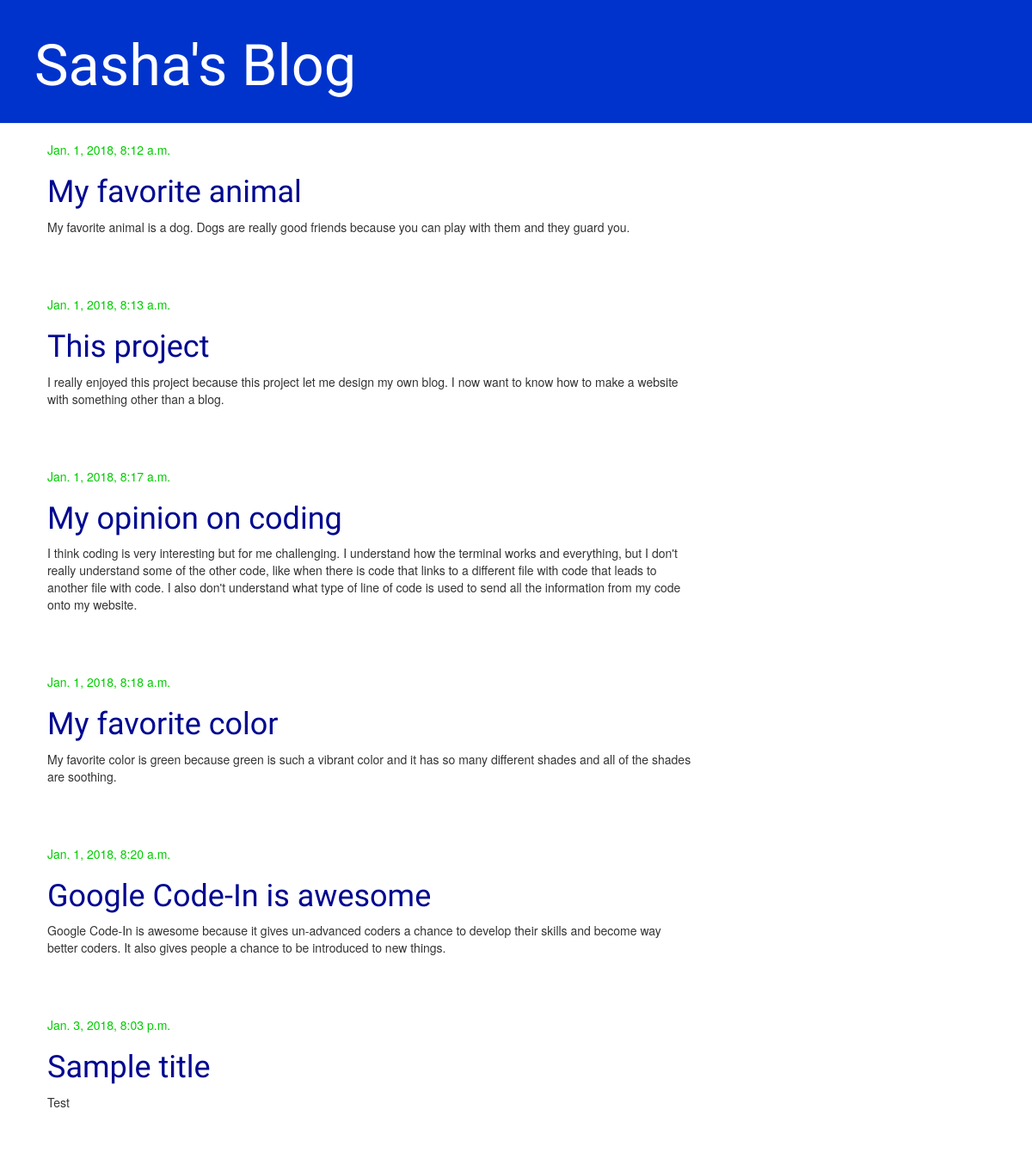
Before: / with the older database file.
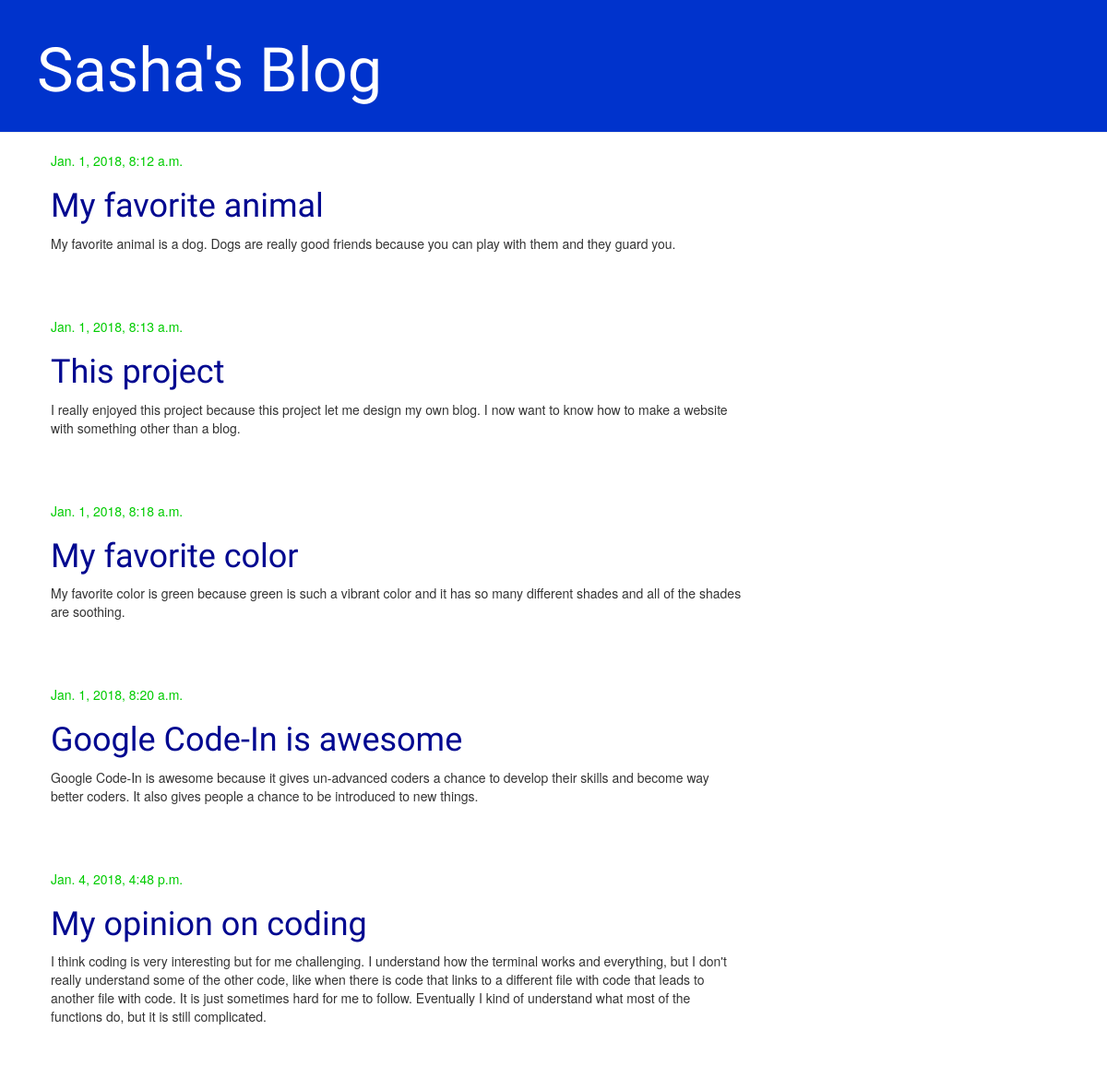
After: the same page with the newer database file.
### blog/models.py (models this page shows, shortened)
class Post(models.Model):
    author = models.ForeignKey('auth.User')
    title = models.CharField(max_length=200)
    text = models.TextField()
    created_date = models.DateTimeField(
            default=timezone.now)
    published_date = models.DateTimeField(
            blank=True, null=True)

### blog/views.py (the view)
# urls.py: url(r'^$', views.post_list, name='post_list'),
def post_list(request):
    posts = Post.objects.filter(published_date__lte=timezone.now()).order_by('published_date')
    return render(request, 'blog/post_list.html', {'posts': posts})

### blog/templates/blog/post_list.html
{% extends 'blog/base.html' %}
{% block content %}
    {% for post in posts %}
        <div class="post">
            <div class="date">
                {{ post.published_date }}
            </div>
            <h1><a href="{% url 'post_detail' pk=post.pk %}">{{ post.title }}</a></h1>
            <p>{{ post.text|linebreaksbr }}</p>
        </div>
    {% endfor %}
{% endblock %}

Changed rows visible on the page:
removed Post: published_date "Jan. 3, 2018, 8:03 p.m.", title "Sample title", text "Test"
changed Post "My opinion on coding": published_date "Jan. 1, 2018, 8:17 a.m." → "Jan. 4, 2018, 4:48 p.m."; text "…another file with code. I also don't understand what type of line of code is used to send all the information from my code onto my website." → "…another file with code. It is just sometimes hard for me to follow. Eventually I kind of understand what most of the functions do, but it is still complicated."; moves down the list
